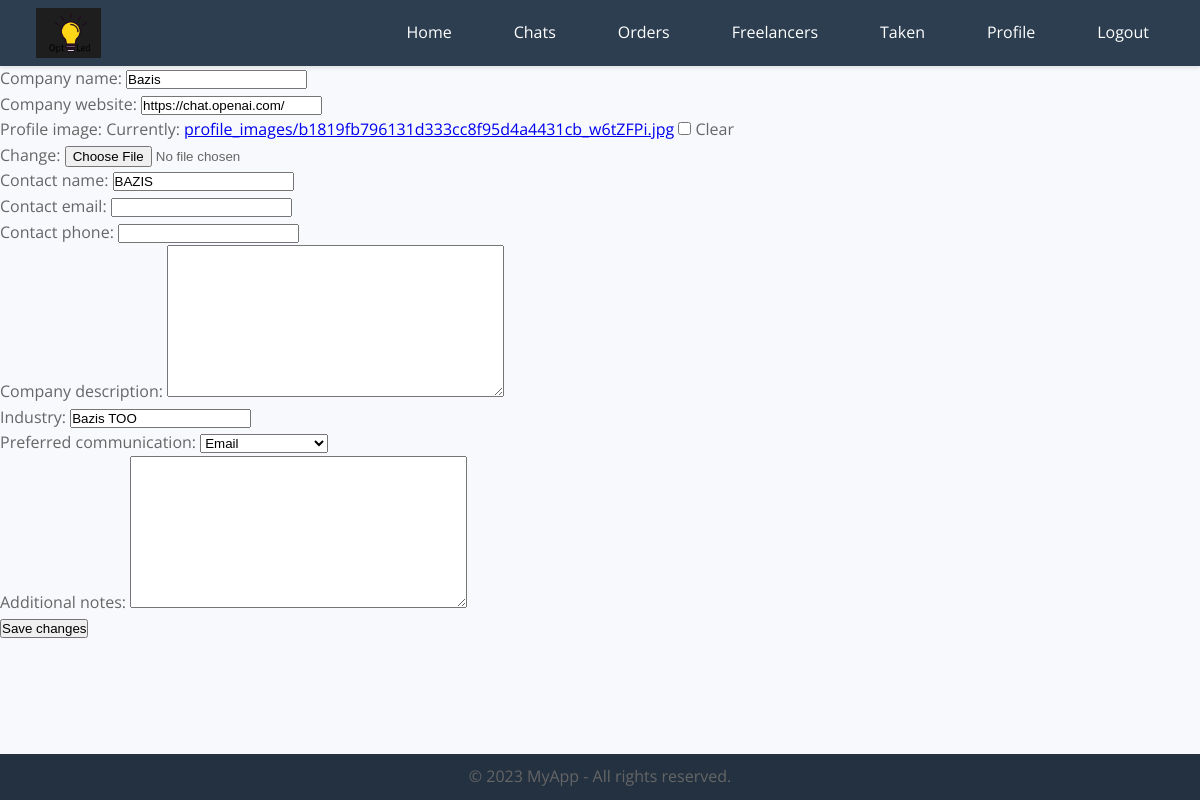
The app's page /accounts/profile/update/ (signed in), older data.
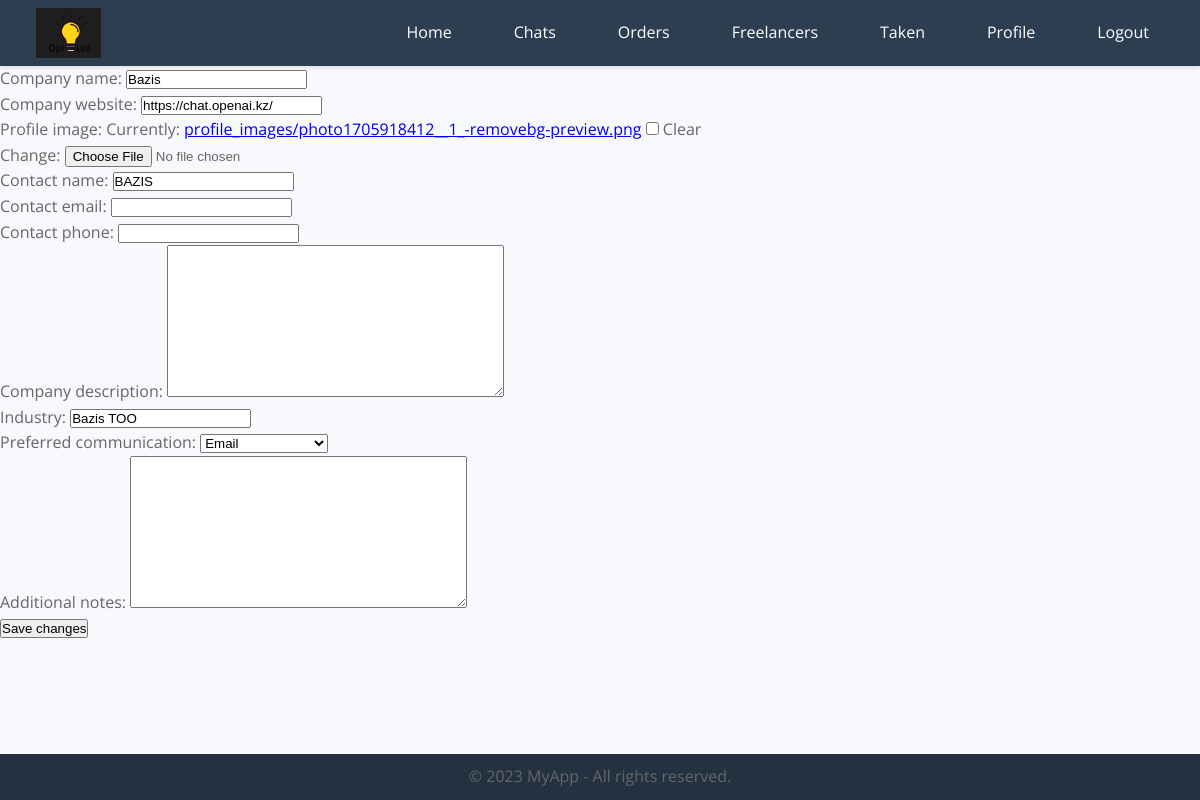
The same page, newer data.
### accounts/models.py (models this page shows, shortened)
class ClientProfile(models.Model):
    user = models.OneToOneField(
        settings.AUTH_USER_MODEL,
        on_delete=models.CASCADE,
        related_name='client_profile'
    )
    company_name = models.CharField(max_length=255)
    company_website = models.URLField(max_length=255, blank=True, null=True)
    profile_image = models.ImageField(
        upload_to='profile_images/',
        null=True,
        blank=True,
        default='static/img/images.png'
    )
    contact_name = models.CharField(max_length=255, blank=True)
    contact_email = models.EmailField(max_length=255, blank=True)
    contact_phone = models.CharField(max_length=30, blank=True)
    company_description = models.TextField(blank=True)
    industry = models.CharField(max_length=255, blank=True)
    preferred_communication = models.CharField(max_length=100, choices=[('email', 'Email'), ('phone', 'Phone'),
                                                                        ('message', 'In-app Messaging')],
                                               default='email')
    additional_notes = models.TextField(blank=True)

### accounts/views.py (the view)
# urls.py: path('profile/update/', update_client_profile, name='update_client_profile'),
@login_required
def update_client_profile(request):
    try:
        profile = request.user.client_profile
    except ClientProfile.DoesNotExist:
        profile = ClientProfile(user=request.user)
    if request.method == 'POST':
        form = ClientProfileForm(request.POST, request.FILES, instance=profile)
        if form.is_valid():
            form.save()
            messages.success(request, 'Profile updated successfully!')
            return redirect('accounts:profile_detail')
    else:
        form = ClientProfileForm(instance=profile)
    context = {'form': form}
    return render(request, 'core/update_client_profile.html', context)

### accounts/forms.py
class ClientProfileForm(forms.ModelForm):
    class Meta:
        model = ClientProfile
        fields = ['company_name', 'company_website', 'profile_image', 'contact_name', 'contact_email', 'contact_phone', 'company_description', 'industry', 'preferred_communication', 'additional_notes']

### core/templates/core/update_client_profile.html (shortened to what this page needs)
{% extends "core/base.html" %}
{% block content %}
<form method="post" enctype="multipart/form-data">
    {{ form.as_p }}
    <button type="submit">Save changes</button>
</form>
{% endblock %}

Row changes from the older to the newer data that the page shows:
changed ClientProfile "Bazis": company_website "https://chat.openai.com/" → "https://chat.openai.kz/"
Text that changed along with them:
text no longer shown: "Company name: Company website: Profile image: Currently: profile_images/b1819fb796131d333cc8f95d4a4431cb_w6tZFPi.jpg Clear Change: Contact name: Contact email: Contact phone: Company description: Industry: Preferred communication: Additional notes:"
text now shown: "Company name: Company website: Profile image: Currently: profile_images/photo1705918412__1_-removebg-preview.png Clear Change: Contact name: Contact email: Contact phone: Company description: Industry: Preferred communication: Additional notes:"
